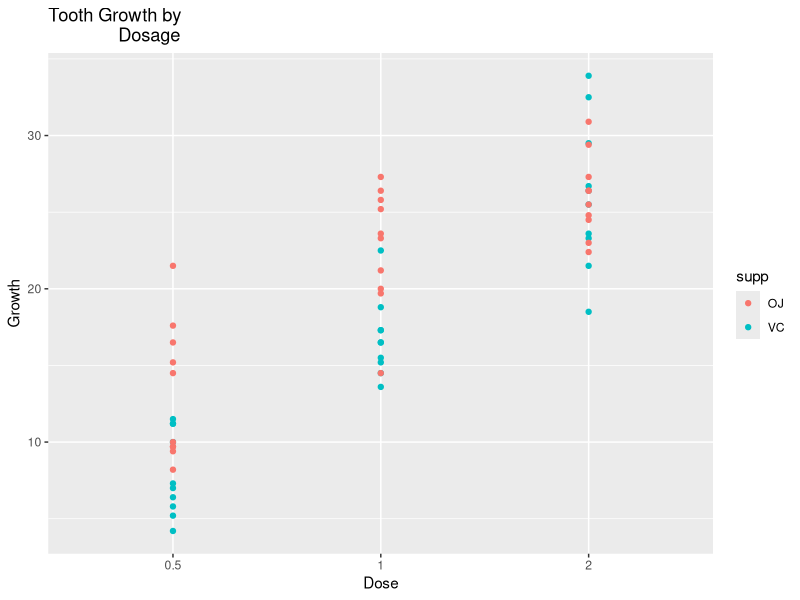
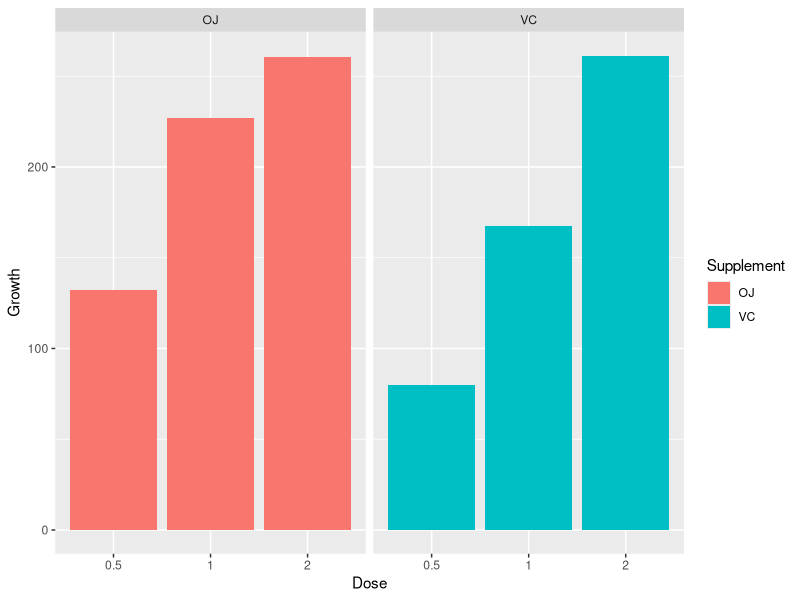

These charts were generated, in order, by the following R code:
## ---- chunk 1
knitr::opts_chunk$set(echo = TRUE)
library(dplyr)
library(data.table)
library(ggplot2)
library(datasets)
tg <- ToothGrowth
View(tg)
summary(tg)
str(tg)
## ---- chunk 2
#Visualisation of Tooth Length by Dosage
g <- ggplot(aes(x=as.factor(dose), y=len), data = tg)
g <- g + labs(x= "Dose", y = "Growth", title = "Tooth Growth by
              Dosage")
g <- g + geom_point(aes(color = supp))
g
## ---- chunk 3
#Visualisation of Tooth Growth by Supplement
b <- ggplot(data = tg, aes(x = as.factor(dose), y = len, fill = supp))
b <- b + geom_bar(stat = "identity")
b <- b + facet_grid(.~supp)
b <- b + labs (x= "Dose", y = "Growth") + guides(fill = guide_legend(
  title = "Supplement"))
b
## ---- chunk 4
OJ <- tg$len[tg$supp == "OJ"]
VC <- tg$len[tg$supp == "VC"]
## ---- chunk 5
t.test(OJ, VC, paired = FALSE)$p.value

## ---- chunk 6
dose.5 <- tg$len[tg$dose == 0.5]
dose1 <- tg$len[tg$dose == 1]
dose2 <- tg$len[tg$dose == 2]
#Default confidence interval is 0.95
## ---- chunk 7
t.test(dose.5, dose1, alternative = "less", paired = FALSE)$p.value
## ---- chunk 8
t.test(dose1, dose2, alternative = "less", paired = FALSE)$p.value
## ---- chunk 9
# Supplement delivery method and doses defined
oj.5 <- tg$len[tg$dose == 0.5 & tg$supp == "OJ"]
oj1 <- tg$len[tg$dose == 1 & tg$supp == "OJ"]
oj2 <- tg$len[tg$dose == 2 & tg$supp == "OJ"]
vc.5 <- tg$len[tg$dose == 0.5 & tg$supp == "VC"]
vc1 <- tg$len[tg$dose == 1 & tg$supp == "VC"]
vc2 <- tg$len[tg$dose == 2 & tg$supp == "VC"]
## ---- chunk 10
t.test(oj.5, vc.5, alternative = "greater", paired = FALSE)$p.value
## ---- chunk 11
t.test(oj1, vc1, alternative = "greater", paired = FALSE)$p.value
## ---- chunk 12
t.test(oj2, vc2, paired = FALSE)$p.value
## ---- chunk 13
OJ <- tg$len[tg$supp == "OJ"]
VC <- tg$len[tg$supp == "VC"]
t.test(OJ, VC, paired = FALSE)$p.value

